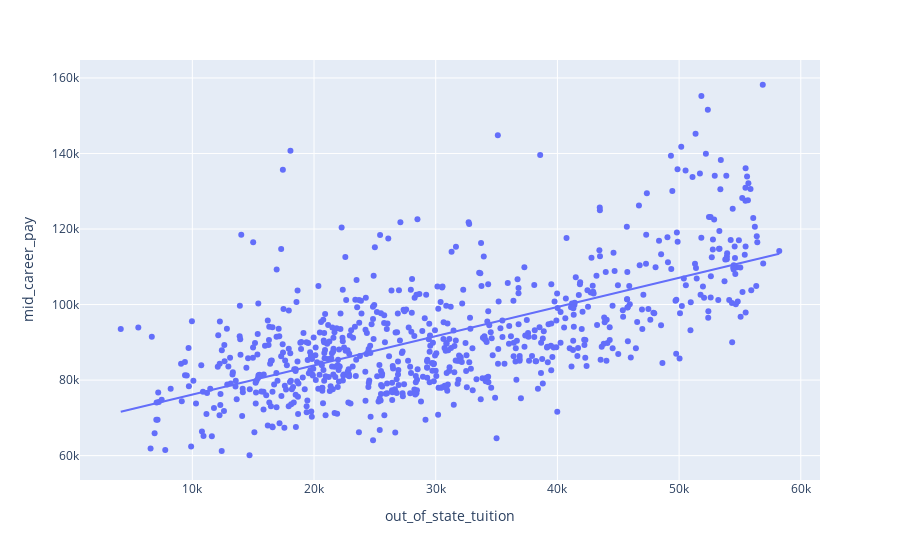

Write notebook code for a chart like this one.
### Code cell
px.scatter(merged, y=merged['mid_career_pay'],x=merged['out_of_state_tuition'],trendline='ols')

### Figure 1 — Plotly figure (JSON) as saved in the notebook; plotly's stock layout.template omitted (floating-point values rounded to 4 significant figures; data arrays with more than 128 entries replaced by an {"elided": "..."} marker saying what was removed)
{"data": [{"hovertemplate": "out_of_state_tuition=%{x}<br>mid_career_pay=%{y}<extra></extra>", "legendgroup": "", "marker": {"color": "#636efa", "symbol": "circle"}, "mode": "markers", "name": "", "orientation": "v", "showlegend": false, "type": "scatter", "x": {"elided": "728 int values"}, "xaxis": "x", "y": {"elided": "728 int values"}, "yaxis": "y"}, {"hovertemplate": "<b>OLS trendline</b><br>mid_career_pay = 0.772312 * out_of_state_tuition + 68462.4<br>R<sup>2</sup>=0.401972<br><br>out_of_state_tuition=%{x}<br>mid_career_pay=%{y} <b>(trend)</b><extra></extra>", "legendgroup": "", "marker": {"color": "#636efa", "symbol": "circle"}, "mode": "lines", "name": "", "showlegend": false, "type": "scatter", "x": {"elided": "728 int values"}, "xaxis": "x", "y": {"elided": "728 float values"}, "yaxis": "y"}], "layout": {"legend": {"tracegroupgap": 0}, "margin": {"t": 60}, "xaxis": {"anchor": "y", "domain": [0, 1], "title": {"text": "out_of_state_tuition"}}, "yaxis": {"anchor": "x", "domain": [0, 1], "title": {"text": "mid_career_pay"}}}}
